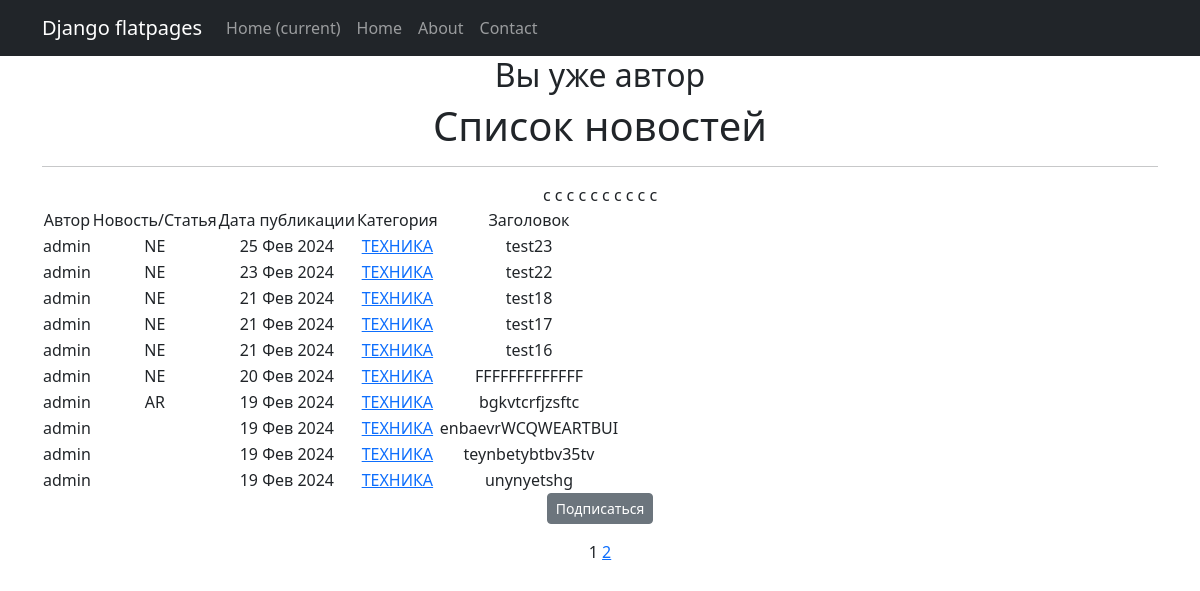
/categories/2, run on an earlier commit of the app's database.
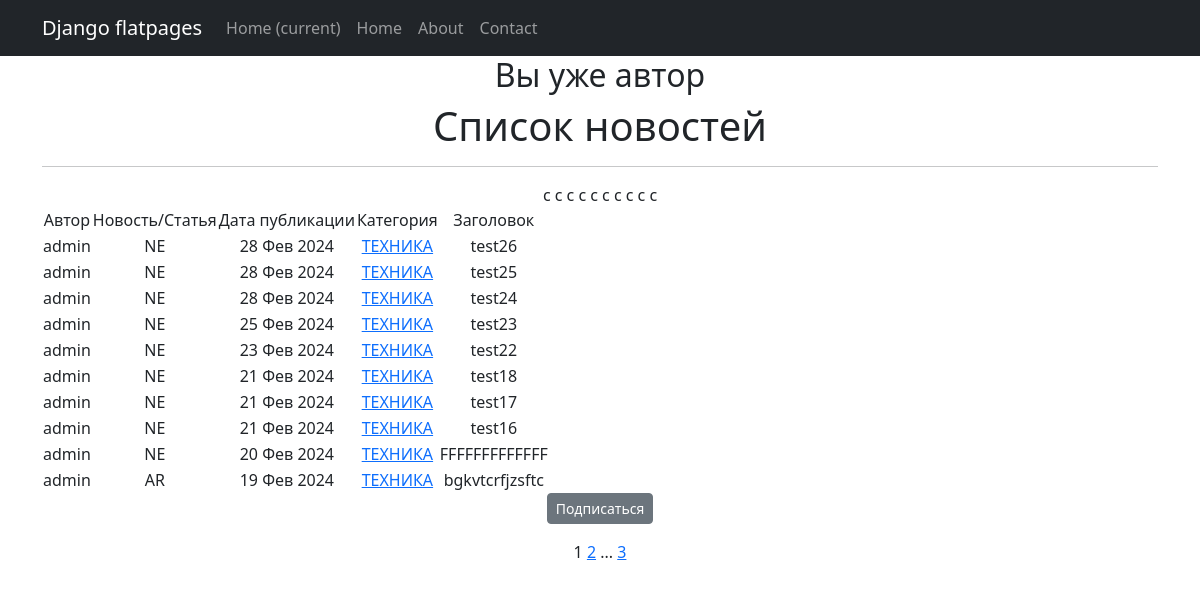
And on a later commit of the database.
### news/models.py (models this page shows, shortened)
class Post(models.Model):
    post_author = models.ForeignKey('Author', on_delete=models.CASCADE)
    post_choice = models.CharField(max_length=2,
                                   choices=TYPE,
                                   default=news)
    post_date = models.DateTimeField(auto_now_add=True)
    post_category = models.ManyToManyField('Category', through='PostCategory')
    post_title = models.CharField(max_length=30)
    post_text = models.TextField()
    post_rating = models.IntegerField(default=0)

class Author(models.Model):
    user = models.OneToOneField(User, on_delete=models.CASCADE)
    author_rating = models.IntegerField(default=0)
    def __str__(self):
        return self.user.username

class Category(models.Model):
    category_name = models.CharField(max_length=255, unique=True)
    gossip = 'GS'
    policy = 'PO'
    technology = 'TH'
    bullet = 'BL'
    TEMATIC = [
        (gossip, 'СВЕТСКИЕ НОВОСТИ'),
        (policy, 'ПОЛИТИКА'),
        (technology, 'ТЕХНИКА'),
        (bullet, 'СРОЧНЫЕ НОВОСТИ')
    ]
    thematic = models.CharField(max_length=2, choices=TEMATIC, unique=True,)
    subscribers = models.ManyToManyField(User, blank=True, related_name='categories')
    def __str__(self):
        return self.get_thematic_display()

### news/views.py (the view)
# urls.py: path('categories/<int:pk>', CategoryListView.as_view(), name='category_list'),
class CategoryListView(PostList):
    model = Post
    template_name = 'category_list.html'
    context_object_name = 'category_news_list'
    def get_queryset(self):
        self.category = get_object_or_404(Category, id=self.kwargs['pk'])
        queryset = Post.objects.filter(post_category=self.category).order_by('-post_date')
        return queryset
    def get_context_data(self, **kwargs):
        context = super().get_context_data(**kwargs)
        context['is_not_subscriber'] = self.request.user not in self.category.subscribers.all()
        context['category'] = self.category
        return context

### news/templatetags/custom_filters.py (called while the page is built)
@register.filter()
def cenzor(value):
    badwords = ["искусственный"]
    splitwords = value.split()
    for i in range(len(splitwords)):
        if splitwords[i] in badwords:
            firstletter = splitwords[i][0]
            newvalue=firstletter +"*"*(len(splitwords[i])-1)
            splitwords[i] = newvalue
    result = " ".join(splitwords)
    return f'{result}'

### news/templatetags/custom_tags.py (called while the page is built)
@register.simple_tag(takes_context=True)
def url_replace(context, **kwargs):
   d = context['request'].GET.copy()
   for k, v in kwargs.items():
       d[k] = v
   return d.urlencode()

### news/views.py (called while the page is built)
    def get_context_data(self, **kwargs):  # забираем отфильтрованные объекты переопределяя метод get_context_data у наследуемого класса
        context = super().get_context_data(**kwargs)
        context['filterset'] = PostFilter(self.request.GET, queryset=self.get_queryset())  # вписываем фильтр в контекст
        context['categories'] = PostCategory.objects.all()
        context['form'] = PostForm()
        return context

### templates/category_list.html (shortened to what this page needs)
{% extends 'flatpages/default.html' %}
{% load custom_filters %}!
{% load custom_tags %}
{% block content %}
    {% if is_not_author %}
        <button> <a href="{% url 'upgrade' %}"> Стать автором!</a> </button>
    {% else %}
        <h2>Вы уже автор</h2>
    {% endif %}
    <h1>Список новостей</h1>
    <hr>
    {% if category_news_list %}
        <table>
            <tr>
                <td>Автор</td>
                <td>Новость/Статья</td>
                <td>Дата публикации</td>
                <td>Категория</td>
                <td>Заголовок</td>
            </tr>
            {% for post_detail in category_news_list %}
            <tr>
                <td>{{ post_detail.post_author }}</td>
                <td>{{ post_detail.post_choice|truncatewords:2 }}</td>
                <td>{{ post_detail.post_date|date:'d M Y' }}</td>
                <td>
                    {% for category in post_detail.post_category.all %}
                        <a href="{% url 'category_list' category.id %}">{{ category }}</a>
                    {% endfor %}
                </td>
                <td>{{ post_detail.post_title|cenzor}}</td>с
                <td>
                </td>
            </tr>
            {% endfor %}
        </table>
    {% else %}
        <h2>Новостей нет!</h2>
    {% endif %}
    {% if is_not_subscriber %}
        <p class="text-center"><a href="{% url 'subscribe' category.id %}" class="btn btn-secondary btn-sm">Подписаться</a></p>
    {% else %}
        <p class="text-center"><a href="{% url 'unsubscribe' category.id %}" class="btn btn-secondary btn-sm">Отписаться</a></p>
    {% endif %}
    {{ page_obj.number }}
    {% if page_obj.has_next %}
       <a href="?{% url_replace page=page_obj.next_page_number %}">{{ page_obj.next_page_number }}</a>
       {% if paginator.num_pages != page_obj.next_page_number %}
           ...
           <a href="?{% url_replace page=page_obj.paginator.num_pages %}">{{ page_obj.paginator.num_pages }}</a>
       {% endif %}
    {% endif %}
{% endblock content %}

What changed in the data, as far as the page shows it:
no longer on this page (row unchanged): Post: post_author "admin", post_date "19 Фев 2024", post_title|cenzor "enbaevrWCQWEARTBUI", Category (thematic "ТЕХНИКА")
no longer on this page (row unchanged): Post: post_author "admin", post_date "19 Фев 2024", post_title|cenzor "teynbetybtbv35tv", Category (thematic "ТЕХНИКА")
no longer on this page (row unchanged): Post: post_author "admin", post_date "19 Фев 2024", post_title|cenzor "unynyetshg", Category (thematic "ТЕХНИКА")
added Post: post_author "admin", post_choice "NE", post_date "28 Фев 2024", post_title|cenzor "test26", Category (thematic "ТЕХНИКА")
added Post: post_author "admin", post_choice "NE", post_date "28 Фев 2024", post_title|cenzor "test25", Category (thematic "ТЕХНИКА")
added Post: post_author "admin", post_choice "NE", post_date "28 Фев 2024", post_title|cenzor "test24", Category (thematic "ТЕХНИКА")
Also different on the page:
{{ page_obj.paginator.num_pages }}: (not shown) → "3"
